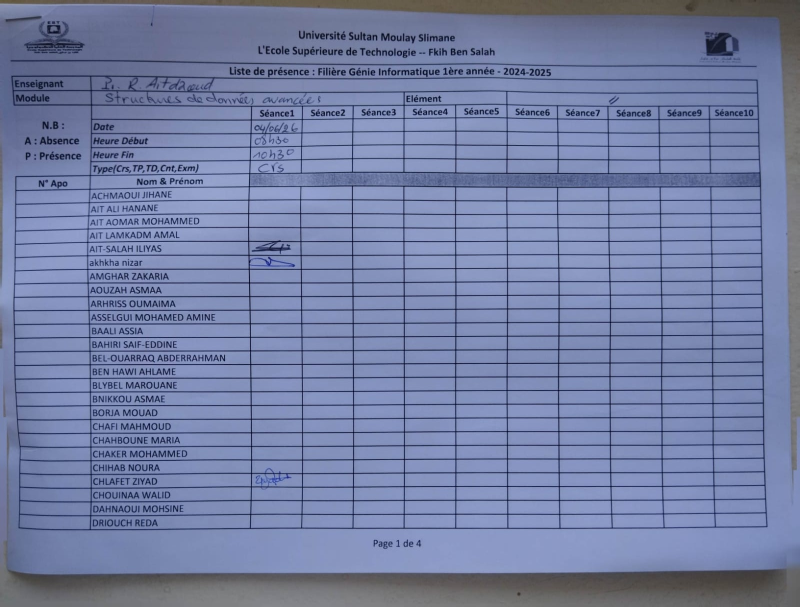
#> input picture debug_original.jpg, 1600 x 1213 px (shown at 1/2 size)
$ python -i cropper.py   (imports and definitions only)
#> lines starting #> are read from the running program, lines starting #| are printed output that depends on the picture; after the words box and inside, x2 and y2 are one past the last pixel; in counts of white or black regions, pixels touching at a corner belong together
#> further down, picture is the input picture: shape (1213, 1600, 3); mean B, G, R 164.5, 126.9, 115.8
"""src/cropper.py"""

import os
import cv2
import glob
import numpy as np
import argparse
import pytesseract
import re

# Configure Tesseract path for Windows
pytesseract.pytesseract.tesseract_cmd = r'C:\Program Files\Tesseract-OCR\tesseract.exe'

def get_horizontal_lines(img):
    """Find the y-coordinates of horizontal grid lines."""
    gray = cv2.cvtColor(img, cv2.COLOR_BGR2GRAY)
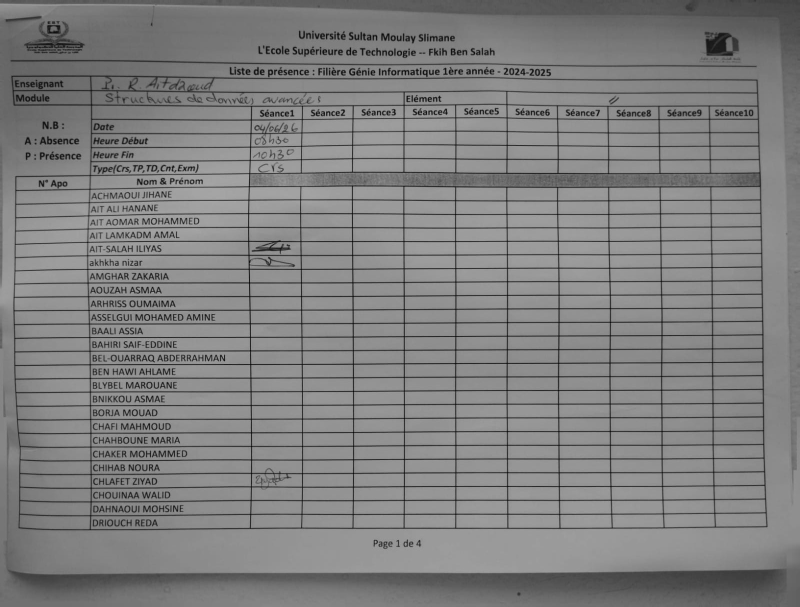
#> gray: shape (1213, 1600) (shown at 1/2 size); min 3, max 179, mean 127.9
    _, binary = cv2.threshold(gray, 0, 255, cv2.THRESH_BINARY_INV + cv2.THRESH_OTSU)
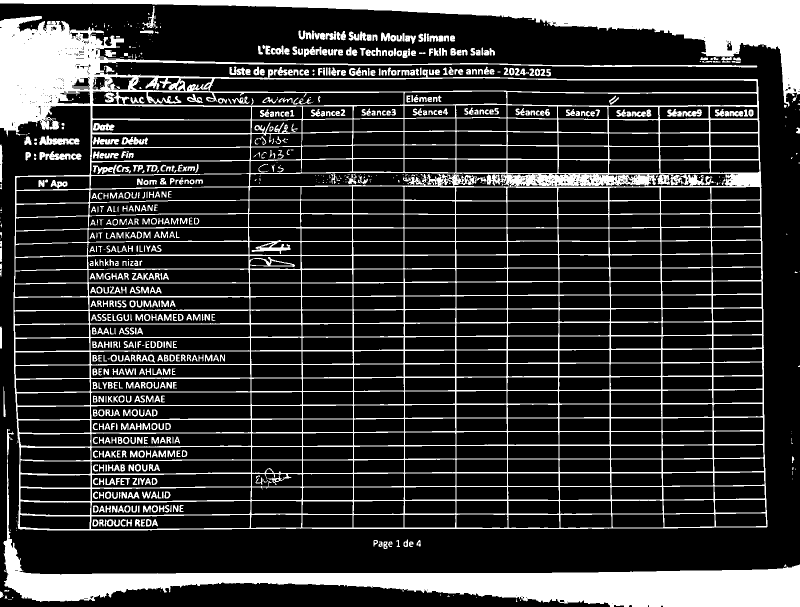
#> binary: shape (1213, 1600) (shown at 1/2 size); 20.2% white; 860 white regions (257 under 20 px), largest, box (x1, y1, x2, y2) and area: (0, 32, 1535, 1061) 200501, (7, 858, 1600, 1213) 75663, (0, 0, 1600, 213) 59828

    # Use a large kernel (400px wide) to ignore text and only catch true table lines
    h_kernel = cv2.getStructuringElement(cv2.MORPH_RECT, (400, 1))
    h_morphed = cv2.morphologyEx(binary, cv2.MORPH_OPEN, h_kernel)
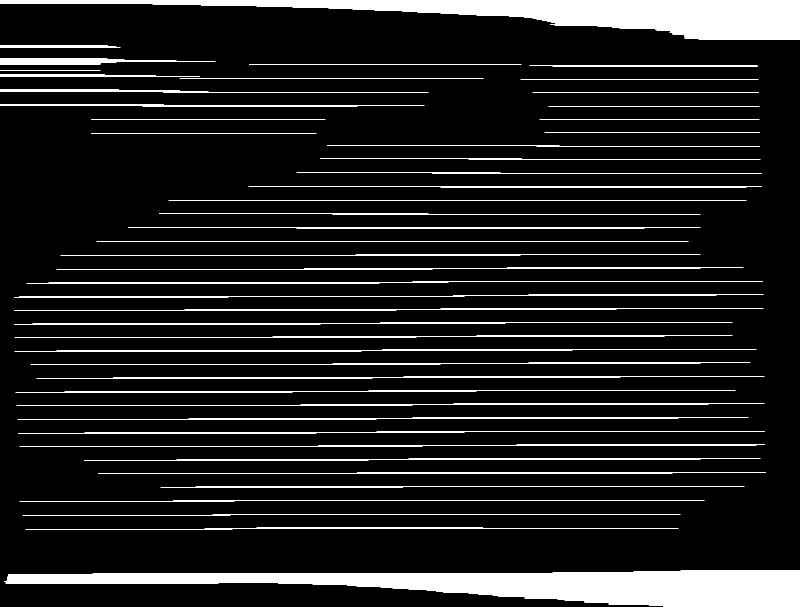
#> h_morphed: shape (1213, 1600) (shown at 1/2 size); 10.3% white; 56 white regions, largest, box (x1, y1, x2, y2) and area: (9, 1141, 1600, 1213) 63470, (0, 0, 1600, 75) 50699, (28, 616, 1527, 622) 3328
    h_proj = np.sum(h_morphed, axis=1)
#> h_proj = 1213 values, max 408000 at index 0, min 0 at index 75, mean 42124

    h_lines = []
    in_line = False; start_y = 0
    for y, val in enumerate(h_proj):
        if val > 255 * 400:
            if not in_line: start_y = y; in_line = True
        else:
            if in_line: h_lines.append(int((start_y + y - 1) / 2)); in_line = False
#> this loop made 1213 passes
#> (val, in_line) on passes 1, 53, 54, 55: (408000, True), (85170, False), (103275, True), (95625, False)
#> in_line on passes 124, 125, 129, 130, 132, 134: True, False, True, False, True, False
#> after the loop, h_lines = 46 values from 25 to 1174; in_line = False; start_y = 1144
    if in_line: h_lines.append(int((start_y + len(h_proj) - 1) / 2))

    return h_lines

# [87 lines left out: functions find_anchor_line_y, natural_sorted, process_document, not called in this run]

# [5 lines not run here, left out]

>>> import cv2
>>> picture = cv2.imread('../debug_original.jpg')
>>> result = get_horizontal_lines(picture)
#> result = 46 values from 25 to 1174
